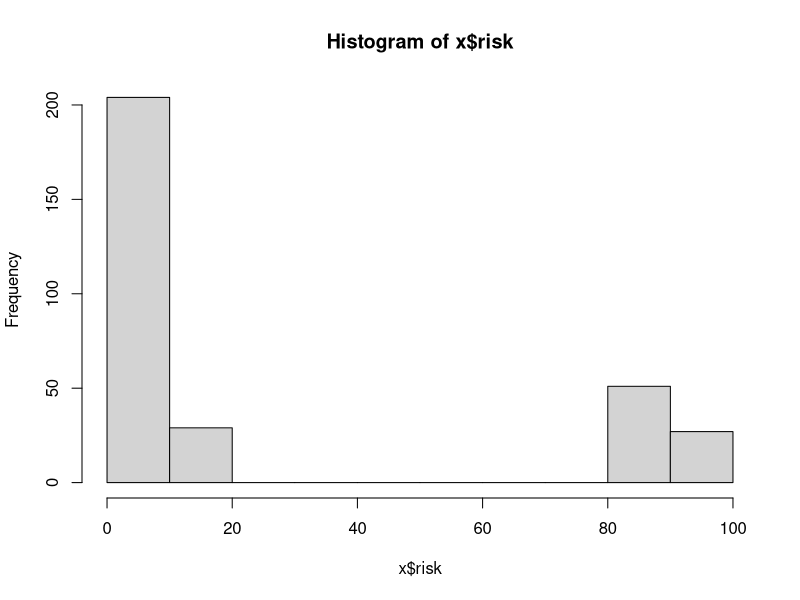

Recreate this plot in R.
## ---- chunk 1
require(knitr, quietly = TRUE)
opts_knit$set(root.dir = '../../../')
## ---- chunk 2
d <- read.csv("data/risk.csv")
head(d)
## ---- chunk 3
colnames(d)  # Columns names
str(d)  # Display Internal Structure
## ---- chunk 4
row.vec <- c(1, 10, 20)  # Rows to select
col.vec <- c("subid", "gender", "age")  # Columns to select
d[row.vec, col.vec]
## ---- chunk 5
# Create new variable to hold subsetted data
x <- subset(d, subset = c(risk < 20 | risk >= 90 & risk != 100))
hist(x$risk)  # Plot a Histogram of risk column
## ---- chunk 6
d[1, "risk"]
d[1, "risk"] <- 37
d[1, "risk"]
## ---- chunk 7
d$zero <- 0  # a column of all zeros
d$age.100 <- d$age + 100  # Add 100 to everyone's age
d$risk2 <- d$risk^2  # risk squared
head(d)
## ---- chunk 8
d$gender <- factor(d$gender,
                   levels = c(0, 1),
                   labels = c("female", "male"))
table(d$gender)
